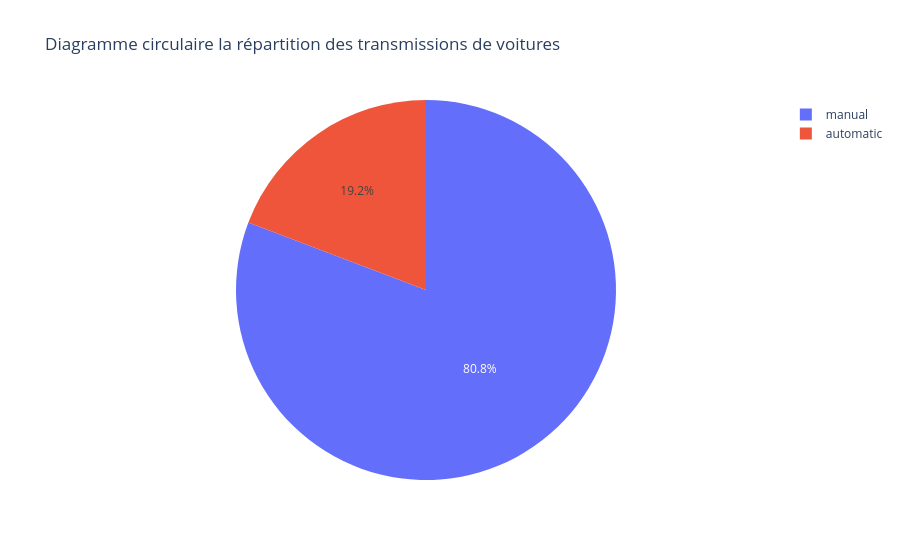

Notebook code cell kept with this figure:
### Markdown cell above
### `Ou encore`

### Code cell
import plotly.express as px

data = {'Transmission': labels, 'Values': sizes}
fig = px.pie(data, values='Values', names='Transmission', title='Diagramme circulaire la répartition des transmissions de voitures')
fig.show()

### Figure 1 — Plotly figure (JSON) as saved in the notebook; plotly's stock layout.template omitted (floating-point values rounded to 4 significant figures)
{"data": [{"domain": {"x": [0, 1], "y": [0, 1]}, "hovertemplate": "Transmission=%{label}<br>Values=%{value}<extra></extra>", "labels": ["manual", "automatic"], "legendgroup": "", "name": "", "showlegend": true, "type": "pie", "values": [25257, 6013]}], "layout": {"legend": {"tracegroupgap": 0}, "title": {"text": "Diagramme circulaire la répartition des transmissions de voitures"}}}
